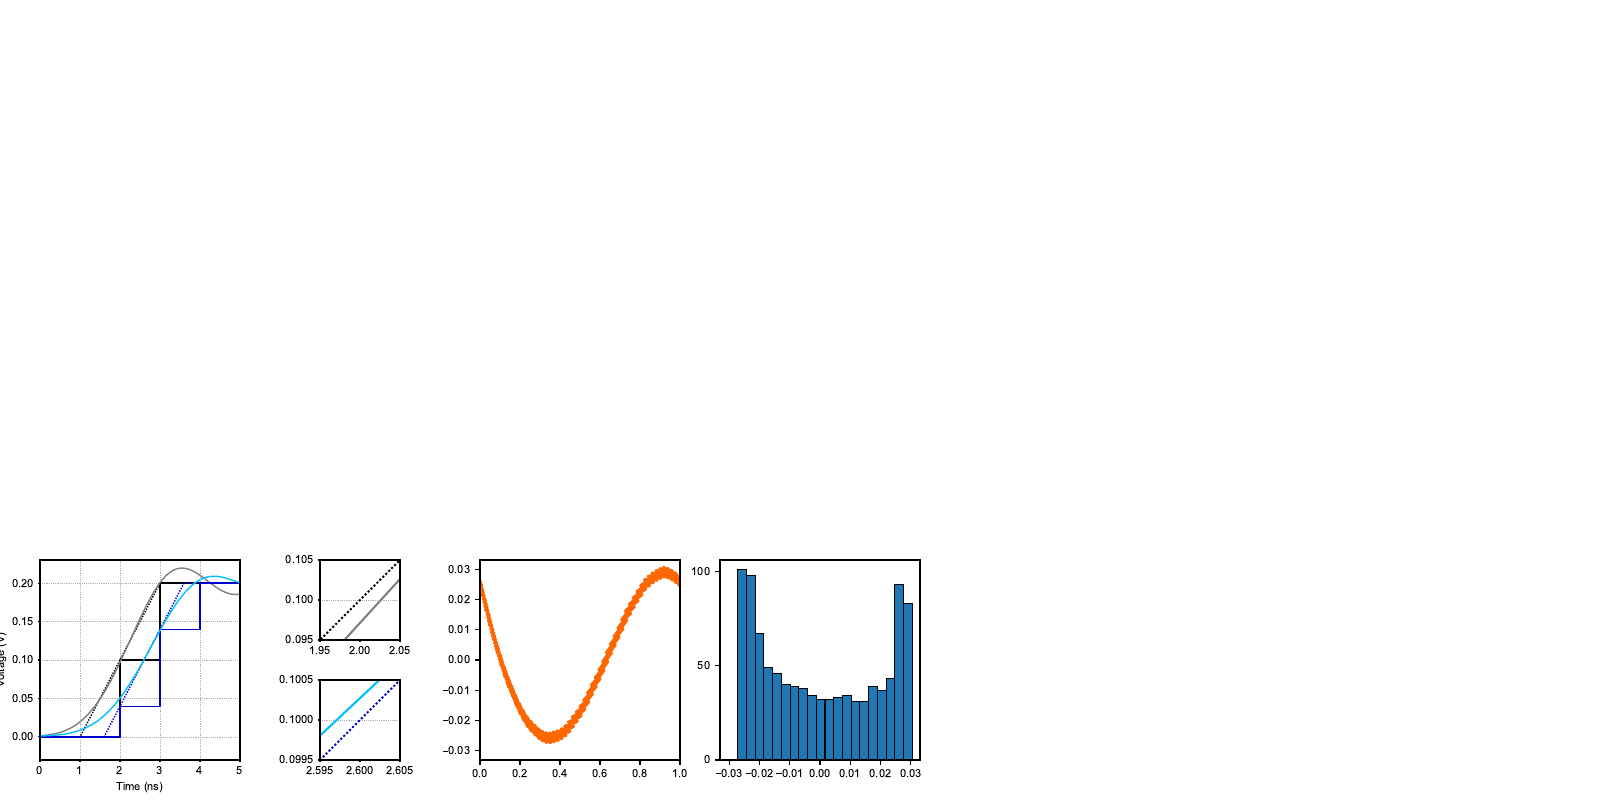

Write the Python code that produced this figure.
# this file is modified from Supp/subns_ramp/subns_ramps.py
import os

import matplotlib.pyplot as pt
import numpy as np
import xarray as xr
from mpl_toolkits.axes_grid1 import Divider, Size


pt.rcParams.update({'axes.labelsize': 8,'xtick.labelsize': 8,'ytick.labelsize': 8,
                    'legend.fontsize': 8,'lines.markersize': 3,'font.size': 8,
                    'font.family': u'sans-serif','font.sans-serif': ['Arial'],'text.usetex': False})

format_string = 'pdf'
save = False
#%%

def get_awg_output(t, samples, analogue_shift, digital_filter_mode = 1):
    # pulse_response = xr.open_dataset(os.getcwd()+'/keysight_pulse_response_1.hdf5', engine='h5netcdf')
    fname = os.path.dirname(__file__) + f'/keysight_pulse_response_{digital_filter_mode}.hdf5'
    # print('File name: ', fname)
    pulse_response = xr.open_dataset(fname, engine='h5netcdf')
    t_response = pulse_response.coords['t'].data
    response = pulse_response['y'].data / 0.77
    sr = round(1/(t_response[1]-t_response[0]))

    t = np.linspace(t[0], t[-1]+1, len(t)*sr, endpoint=False)
    d = np.zeros(len(samples)*sr)
    d[::sr] = samples

    d = np.convolve(d, response)
    n_before = round(-t_response[0]*sr)
    n_after = round(t_response[-1]*sr)
    return t+analogue_shift, d[n_before: -n_after]


def render_ramp(t_start, t_stop, v_start, v_stop, samples):

    dv_dt = (v_stop - v_start) / (t_stop - t_start)
    i_start, dt_start = divmod(t_start, 1.0)
    i_stop, dt_stop = divmod(t_stop, 1.0)
    i_start = int(i_start)
    i_stop = int(i_stop)

    samples[i_start] += v_start*(1-dt_start)
    samples[i_stop] += v_stop*dt_stop - dv_dt*dt_stop
    samples[i_start+1:i_stop] += np.linspace(v_start + dv_dt*(1-dt_start),
                                             v_stop - dv_dt*dt_stop,
                                             i_stop-i_start-1, endpoint=False)

def quantize_amplitude(wave):
    min_vstep = 0.00038 # 0.38 mV
    wave = np.round(wave/min_vstep) * min_vstep
    return wave


def plot_samples(t, samples, color = 'k', linestyle = 'solid'):
    t2 = np.repeat(t, 2)[1:-1]
    samples2 = np.repeat(samples[:-1], 2)
    return pt.plot(t2, samples2, color)


t_max = 40
n_pulses = 2
t_ramp = 2.0
t_pulse = 10 #4.0
t_wait = 8.0
amplitude = 0.2
# amplitude = 0.02 / 0.126
# Shift for analogue signal to align with original ramp. Shift depends on ramp
# analogue_shift = -0.42 -0.16461214792859824 
analogue_shift =  -0.553 +0.00083289 #+0.03234041 
# 1: default digital filter; 0: no filter; 3: anti-ringing filter
digital_filter_mode = 1

# pt.close('all')
t = np.arange(t_max)

Pulses_ideal_sampled=pt.figure( figsize=(16,8))


HSPACE, VSPACE = 0.4, 0.4
h = [ s for _ in range(30) for s in [Size.Fixed(HSPACE), Size.Fixed(HSPACE)]  ]
v = [ s for _ in range(8) for s in [Size.Fixed(VSPACE), Size.Fixed(VSPACE)]  ]

divider = Divider(Pulses_ideal_sampled, (0, 0, 1, 1), h, v, aspect=False)
ax11 = Pulses_ideal_sampled.add_axes(divider.get_position(),
                   axes_locator=divider.new_locator(nx=1, ny=1, nx1=6, ny1=6))

ax31_up = Pulses_ideal_sampled.add_axes(divider.get_position(),
                   axes_locator=divider.new_locator(nx=8, ny=1, nx1=10, ny1=3))

ax31_dn = Pulses_ideal_sampled.add_axes(divider.get_position(),
                   axes_locator=divider.new_locator(nx=8, ny=4, nx1=10, ny1=6))

ax51 = Pulses_ideal_sampled.add_axes(divider.get_position(),
                   axes_locator=divider.new_locator(nx=12, ny=1, nx1=17, ny1=6))

ax71 = Pulses_ideal_sampled.add_axes(divider.get_position(),
                   axes_locator=divider.new_locator(nx=18, ny=1, nx1=23, ny1=6))



colors_1 = ['black', 'mediumblue']
colors_2 = ['gray', 'deepskyblue']
markers = ['^', 'v']
markerfmts = ['k^', 'bv']
for n, s in  enumerate([0,0.6]):
    wave = np.zeros(t_max)

    points = [(0.0, 0.0)]
    t0 = 1.0 + s
    # pt.title(f"first ramp starts at {t0:.2f} ns")

    for i in range(n_pulses):
        # add 1 ramped pulse
        points += [(t0, 0.0)]
        t0 += t_ramp
        points += [(t0, amplitude)]
        t0 += t_pulse
        points += [(t0, amplitude)]
        t0 += t_ramp
        points += [(t0, 0.0)]
        t0 += t_wait
    points += [(t_max-1, 0.0)]

    xy = np.array(points).T

    for i in range(len(points)-1):
        t_start, v_start = points[i]
        t_stop, v_stop = points[i+1]
        if t_stop > t_start:
            render_ramp(t_start, t_stop, v_start, v_stop, wave)

    wave = quantize_amplitude(wave)
    ta, out = get_awg_output(t, wave, analogue_shift, digital_filter_mode)


    pt.sca(ax11)
    pt.plot(xy[0], xy[1], colors_1[n], linestyle = (0, (1,1)),linewidth=1)
    l = plot_samples(t, wave, colors_1[n] )
    l[0].set_linewidth(1)
    pt.plot(ta, out, colors_2[n],linewidth=1)
    
    if n==0:
        pt.sca(ax31_dn)
        pt.plot(xy[0], xy[1], colors_1[n], linestyle = (0, (1,1)))
        # l = plot_samples(t, wave, colors_1[n])
        # l[0].set_linewidth(2)
        pt.plot(ta, out, colors_2[n])
        pt.tick_params(axis="y",direction="out", length=1.5, pad=3)
        pt.tick_params(axis="x",direction="out", length=1.5, pad=3)
        pt.xlim(1.95, 2.05)
        pt.ylim( 0.095, 0.105 )  
        pt.grid(True, which='both', axis='y', linestyle=':',linewidth=0.5)        
    else:
        pt.sca(ax31_up)
        pt.plot(xy[0], xy[1], colors_1[n], linestyle = (0, (1,1)))
        # l = plot_samples(t, wave, colors_1[n])
        # l[0].set_linewidth(2)
        pt.plot(ta, out, colors_2[n])
        pt.tick_params(axis="y",direction="out", length=1.5, pad=3)
        pt.tick_params(axis="x",direction="out", length=1.5, pad=3)
        pt.xlim(2.595, 2.605)
        pt.ylim(0.0995, 0.1005)        
        pt.grid(True, which='both', axis='y', linestyle=':',linewidth=0.5)        

    
    
    mx = np.logical_and(ta>xy[0][1], ta<xy[0][2]   )
    ta_mid = np.interp(amplitude/2, out[mx], ta[mx])
    print(ta_mid - (xy[0][1]+xy[0][2])/2)


for ax in [ax11, ]:
    pt.sca(ax)
    pt.grid(True, which='major', linestyle=':',linewidth=0.5)
    # pt.minorticks_on()
    # pt.locator_params(axis='x', nbins=6)
    pt.tick_params(axis="y",direction="out", length=1.5, pad=3)
    pt.tick_params(axis="x",direction="out", length=1.5, pad=3)
    pt.xticks([0,1,2,3,4,5])
    pt.xlim(0, 5)
    pt.ylim(-0.15 * amplitude, 1.15 * amplitude)
    pt.xlabel('Time (ns)')
    pt.ylabel('Voltage (V)')

# sarr = np.linspace(0, 1, 1001)[:-1]
sarr = np.linspace(0, 1, 1001)[:-1]
deviation = np.empty((len(sarr),2))
for n, s in  enumerate(sarr):
    wave = np.zeros(t_max)

    points = [(0.0, 0.0)]
    t0 = 1.0 + s
    # pt.title(f"first ramp starts at {t0:.2f} ns")

    for i in range(n_pulses):
        # add 1 ramped pulse
        points += [(t0, 0.0)]
        t0 += t_ramp
        points += [(t0, amplitude)]
        t0 += t_pulse
        points += [(t0, amplitude)]
        t0 += t_ramp
        points += [(t0, 0.0)]
        t0 += t_wait
    points += [(t_max-1, 0.0)]

    xy = np.array(points).T

    for i in range(len(points)-1):
        t_start, v_start = points[i]
        t_stop, v_stop = points[i+1]
        if t_stop > t_start:
            render_ramp(t_start, t_stop, v_start, v_stop, wave)

    wave = quantize_amplitude(wave)
    ta, out = get_awg_output(t, wave, analogue_shift, digital_filter_mode)

    mx = np.logical_and(ta>xy[0][1], ta<xy[0][2]   )
    ta_mid = np.interp(amplitude/2, out[mx], ta[mx])
    deviation[n,0] =  ta_mid - (xy[0][1]+xy[0][2])/2  

    mx = np.logical_and(ta>xy[0][3], ta<xy[0][4]   )
    ta_mid = np.interp(amplitude/2, out[mx][::-1], ta[mx][::-1])
    deviation[n,1] =  ta_mid - (xy[0][3]+xy[0][4])/2  

Nskip = 1
pt.sca(ax51)
# pt.plot(sarr, deviation, 'o')
pt.plot(sarr[::Nskip], deviation[::Nskip,0], '.', c= [ 255/256, 102/256, 0])

pt.ylim(-0.033, 0.033)
pt.xlim(0,1)
# pt.yticks([0,50,100])



pt.sca(ax71)
_, _, patches = ax71.hist(deviation[:,0], bins=20)
pt.setp(patches, facecolor='C0', edgecolor='k', lw=0.75)
pt.xticks(np.linspace(-0.03,0.03,7))
pt.xlim(-0.033, 0.033)
pt.yticks([0,50,100])
print(np.std(deviation,axis=0))
print( np.mean(deviation,axis=0) )

filename = 'FigureSupp1' # 'subns_ramps_v2'
pt.savefig(filename+'.pdf')
